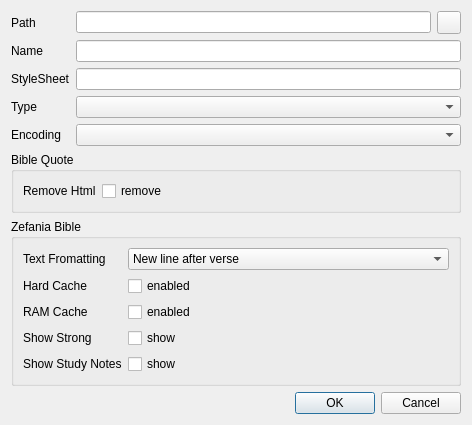
<?xml version="1.0" encoding="UTF-8"?>
<ui version="4.0">
 <class>ModuleConfigDialog</class>
 <widget class="QDialog" name="ModuleConfigDialog">
  <property name="geometry">
   <rect>
    <x>0</x>
    <y>0</y>
    <width>472</width>
    <height>419</height>
   </rect>
  </property>
  <property name="windowTitle">
   <string>Module Config</string>
  </property>
  <layout class="QVBoxLayout" name="verticalLayout">
   <item>
    <layout class="QFormLayout" name="formLayout">
     <item row="0" column="0">
      <widget class="QLabel" name="label">
       <property name="text">
        <string>Path</string>
       </property>
      </widget>
     </item>
     <item row="0" column="1">
      <layout class="QHBoxLayout" name="horizontalLayout">
       <item>
        <widget class="QLineEdit" name="lineEdit_path"/>
       </item>
       <item>
        <widget class="QToolButton" name="toolButton_file">
         <property name="text">
          <string/>
         </property>
         <property name="icon">
          <iconset resource="../../icons.qrc">
           <normaloff>:/icons/16x16/document-open.png</normaloff>:/icons/16x16/document-open.png</iconset>
         </property>
         <property name="autoRaise">
          <bool>false</bool>
         </property>
        </widget>
       </item>
      </layout>
     </item>
     <item row="1" column="0">
      <widget class="QLabel" name="label_2">
       <property name="text">
        <string>Name</string>
       </property>
      </widget>
     </item>
     <item row="1" column="1">
      <widget class="QLineEdit" name="lineEdit_name"/>
     </item>
     <item row="3" column="0">
      <widget class="QLabel" name="label_3">
       <property name="text">
        <string>Type</string>
       </property>
      </widget>
     </item>
     <item row="3" column="1">
      <widget class="QComboBox" name="comboBox_type"/>
     </item>
     <item row="4" column="0">
      <widget class="QLabel" name="label_11">
       <property name="text">
        <string>Encoding</string>
       </property>
      </widget>
     </item>
     <item row="4" column="1">
      <widget class="QComboBox" name="comboBox_encoding"/>
     </item>
     <item row="2" column="0">
      <widget class="QLabel" name="label_10">
       <property name="text">
        <string>StyleSheet</string>
       </property>
      </widget>
     </item>
     <item row="2" column="1">
      <widget class="QLineEdit" name="lineEdit_styleSheet"/>
     </item>
    </layout>
   </item>
   <item>
    <widget class="QGroupBox" name="groupBox_bq">
     <property name="title">
      <string>Bible Quote</string>
     </property>
     <layout class="QVBoxLayout" name="verticalLayout_2">
      <item>
       <layout class="QFormLayout" name="formLayout_bq">
        <property name="fieldGrowthPolicy">
         <enum>QFormLayout::ExpandingFieldsGrow</enum>
        </property>
        <item row="0" column="0">
         <widget class="QLabel" name="label_5">
          <property name="text">
           <string>Remove Html</string>
          </property>
         </widget>
        </item>
        <item row="0" column="1">
         <widget class="QCheckBox" name="checkBox_removeHtml">
          <property name="text">
           <string>remove</string>
          </property>
         </widget>
        </item>
       </layout>
      </item>
     </layout>
    </widget>
   </item>
   <item>
    <widget class="QGroupBox" name="groupBox_zefBible">
     <property name="sizePolicy">
      <sizepolicy hsizetype="Expanding" vsizetype="Expanding">
       <horstretch>0</horstretch>
       <verstretch>0</verstretch>
      </sizepolicy>
     </property>
     <property name="title">
      <string>Zefania Bible</string>
     </property>
     <layout class="QVBoxLayout" name="verticalLayout_3">
      <item>
       <layout class="QFormLayout" name="formLayout_zefBible">
        <property name="fieldGrowthPolicy">
         <enum>QFormLayout::ExpandingFieldsGrow</enum>
        </property>
        <item row="1" column="0">
         <widget class="QLabel" name="label_4">
          <property name="text">
           <string>Text Fromatting</string>
          </property>
         </widget>
        </item>
        <item row="1" column="1">
         <widget class="QComboBox" name="comboBox_textFromatting">
          <property name="sizePolicy">
           <sizepolicy hsizetype="Expanding" vsizetype="Fixed">
            <horstretch>0</horstretch>
            <verstretch>0</verstretch>
           </sizepolicy>
          </property>
          <item>
           <property name="text">
            <string>New line after verse</string>
           </property>
          </item>
          <item>
           <property name="text">
            <string>Not formated text pad</string>
           </property>
          </item>
         </widget>
        </item>
        <item row="2" column="0">
         <widget class="QLabel" name="label_6">
          <property name="text">
           <string>Hard Cache</string>
          </property>
         </widget>
        </item>
        <item row="2" column="1">
         <widget class="QCheckBox" name="checkBox_hardCache">
          <property name="text">
           <string>enabled</string>
          </property>
         </widget>
        </item>
        <item row="3" column="0">
         <widget class="QLabel" name="label_7">
          <property name="text">
           <string>RAM Cache</string>
          </property>
         </widget>
        </item>
        <item row="3" column="1">
         <widget class="QCheckBox" name="checkBox_softCache">
          <property name="text">
           <string>enabled</string>
          </property>
         </widget>
        </item>
        <item row="4" column="0">
         <widget class="QLabel" name="label_8">
          <property name="text">
           <string>Show Strong</string>
          </property>
         </widget>
        </item>
        <item row="4" column="1">
         <widget class="QCheckBox" name="checkBox_showStrong">
          <property name="text">
           <string>show</string>
          </property>
         </widget>
        </item>
        <item row="5" column="0">
         <widget class="QLabel" name="label_9">
          <property name="text">
           <string>Show Study Notes</string>
          </property>
         </widget>
        </item>
        <item row="5" column="1">
         <widget class="QCheckBox" name="checkBox_showStudyNote">
          <property name="text">
           <string>show</string>
          </property>
         </widget>
        </item>
       </layout>
      </item>
     </layout>
    </widget>
   </item>
   <item>
    <layout class="QHBoxLayout" name="horizontalLayout_2">
     <item>
      <spacer name="horizontalSpacer">
       <property name="orientation">
        <enum>Qt::Horizontal</enum>
       </property>
       <property name="sizeHint" stdset="0">
        <size>
         <width>40</width>
         <height>20</height>
        </size>
       </property>
      </spacer>
     </item>
     <item>
      <widget class="QPushButton" name="pushButton_ok">
       <property name="sizePolicy">
        <sizepolicy hsizetype="Fixed" vsizetype="Fixed">
         <horstretch>0</horstretch>
         <verstretch>0</verstretch>
        </sizepolicy>
       </property>
       <property name="text">
        <string>OK</string>
       </property>
       <property name="icon">
        <iconset resource="../../icons.qrc">
         <normaloff>:/icons/16x16/dialog-ok.png</normaloff>:/icons/16x16/dialog-ok.png</iconset>
       </property>
       <property name="default">
        <bool>true</bool>
       </property>
      </widget>
     </item>
     <item>
      <widget class="QPushButton" name="pushButton_cancel">
       <property name="sizePolicy">
        <sizepolicy hsizetype="Fixed" vsizetype="Fixed">
         <horstretch>0</horstretch>
         <verstretch>0</verstretch>
        </sizepolicy>
       </property>
       <property name="text">
        <string>Cancel</string>
       </property>
       <property name="icon">
        <iconset resource="../../icons.qrc">
         <normaloff>:/icons/16x16/dialog-cancel.png</normaloff>:/icons/16x16/dialog-cancel.png</iconset>
       </property>
      </widget>
     </item>
    </layout>
   </item>
  </layout>
 </widget>
 <resources>
  <include location="../../icons.qrc"/>
 </resources>
 <connections/>
</ui>
